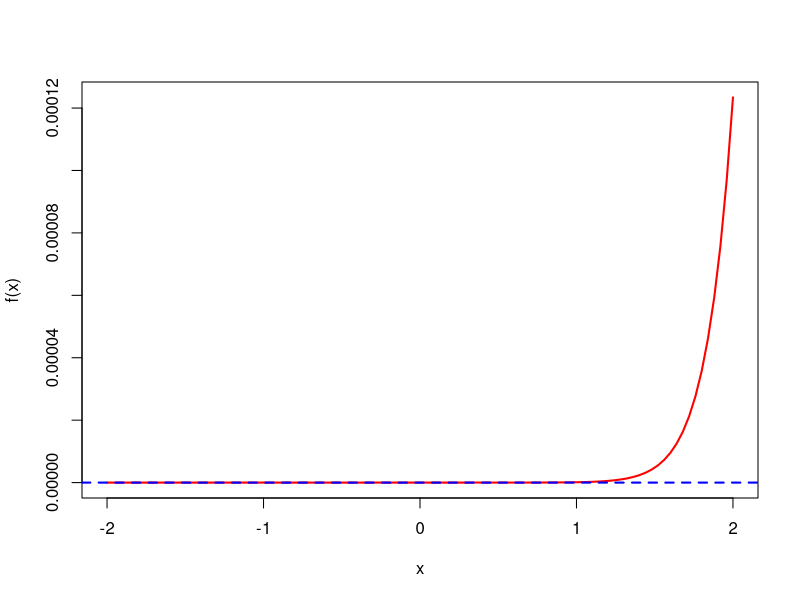

Source code (R):
# Name:	Liam Dillingham
# ID:		010732714
# Homework 9

fx = function(x) {
   y = exp(-(x-5)^2)
   return(y)
}

curve(fx, from=-2, to=2, col="red", lwd=2, xlab="x", ylab="f(x)")
abline(h=0, col="blue", lwd=2, lty=2)